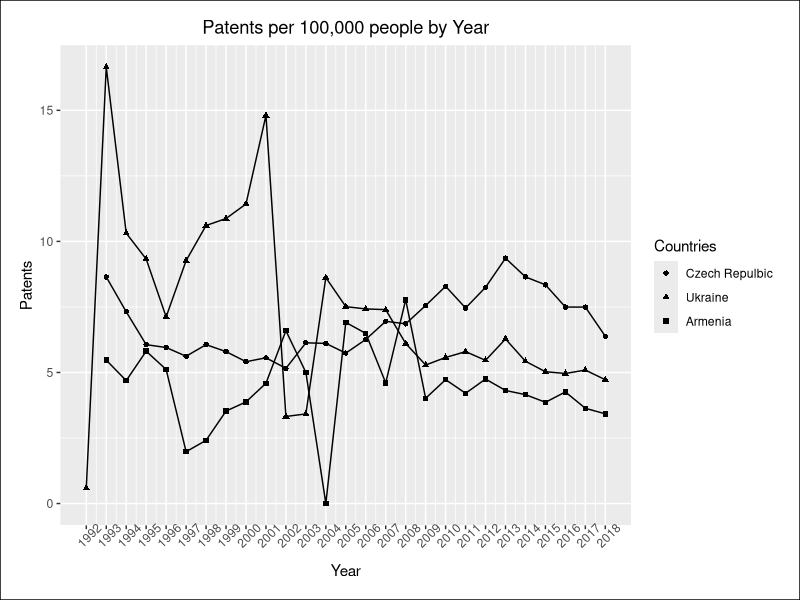
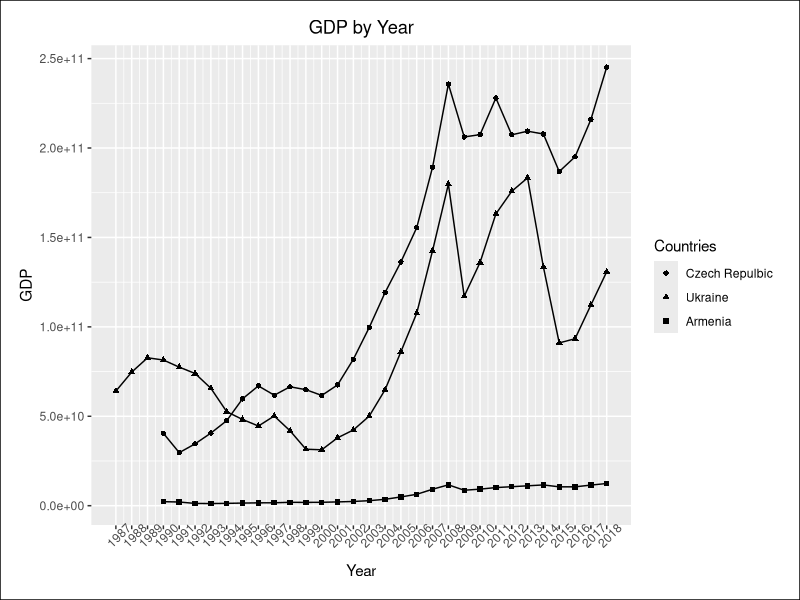
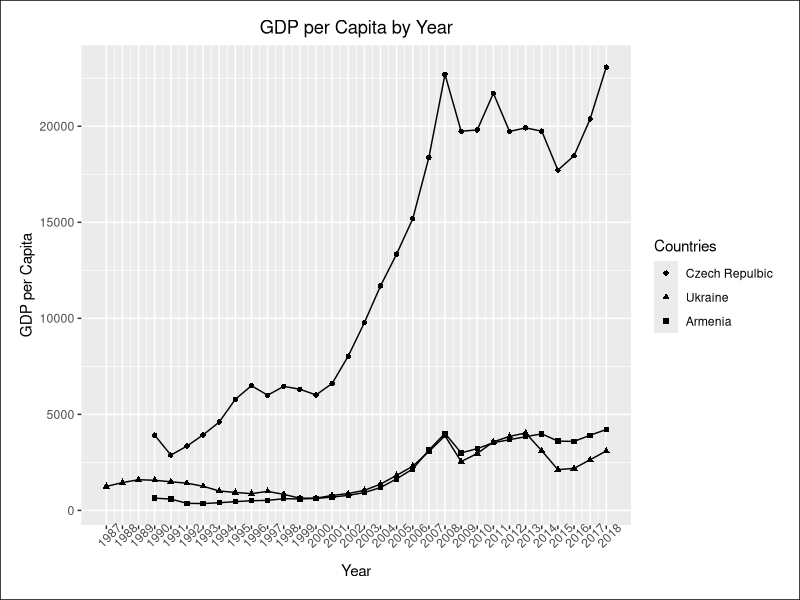
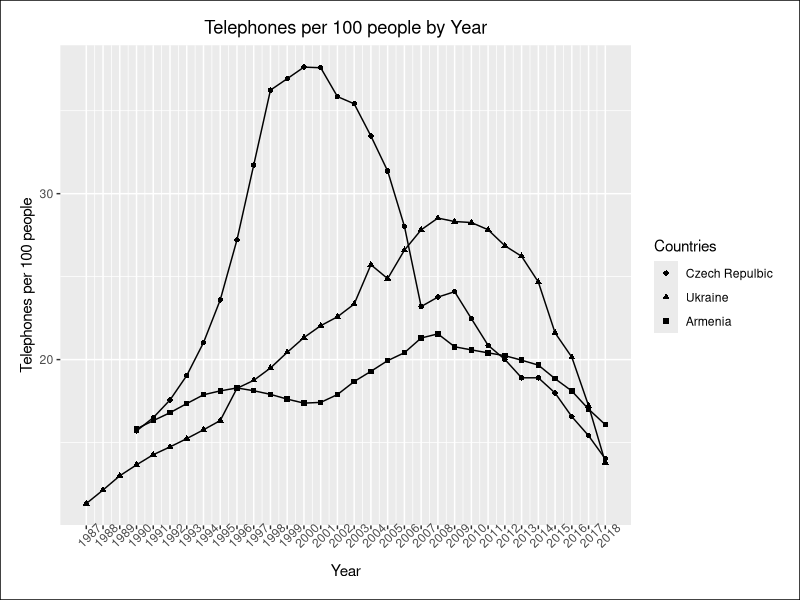
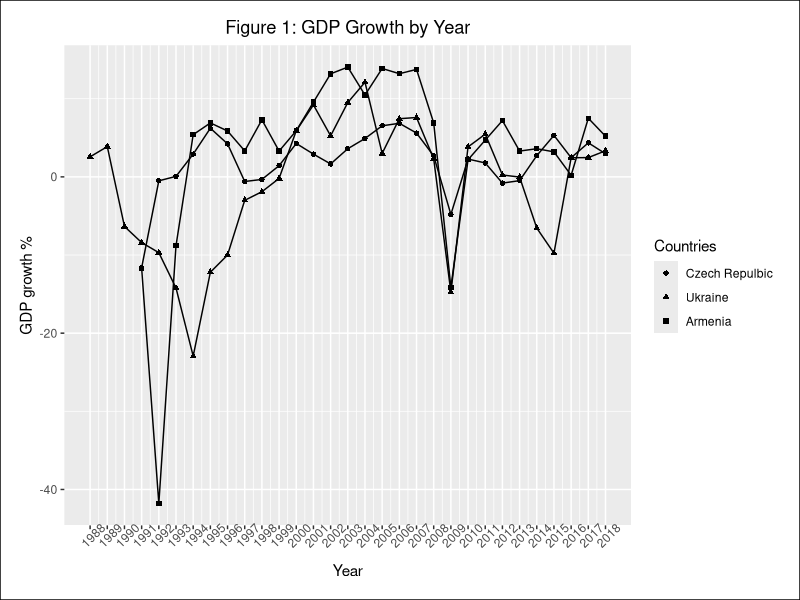
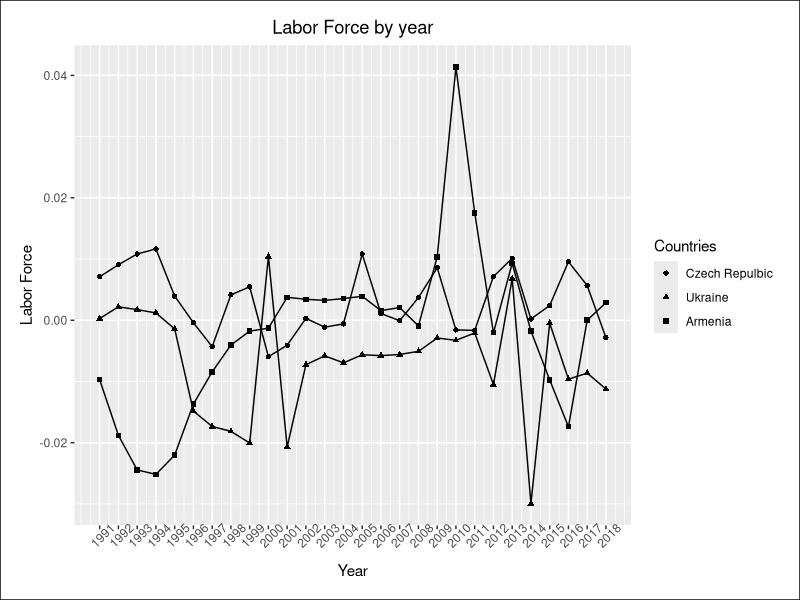
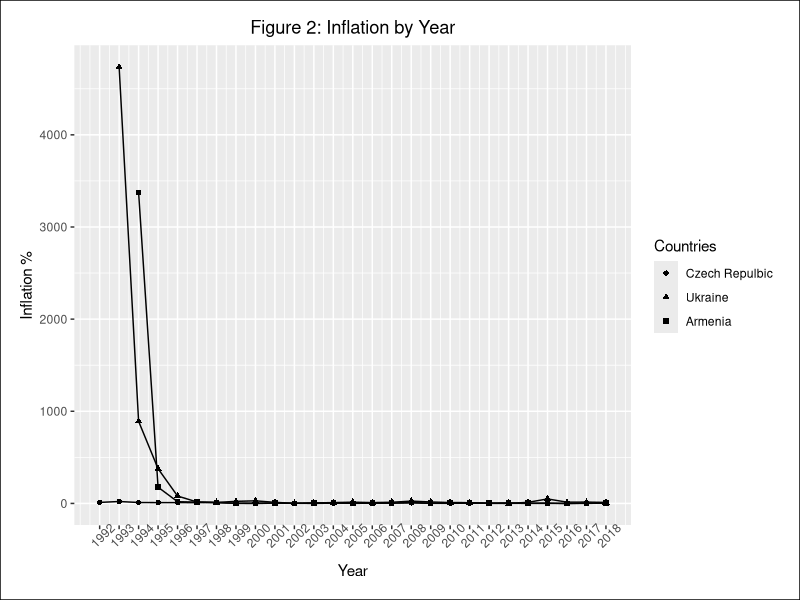
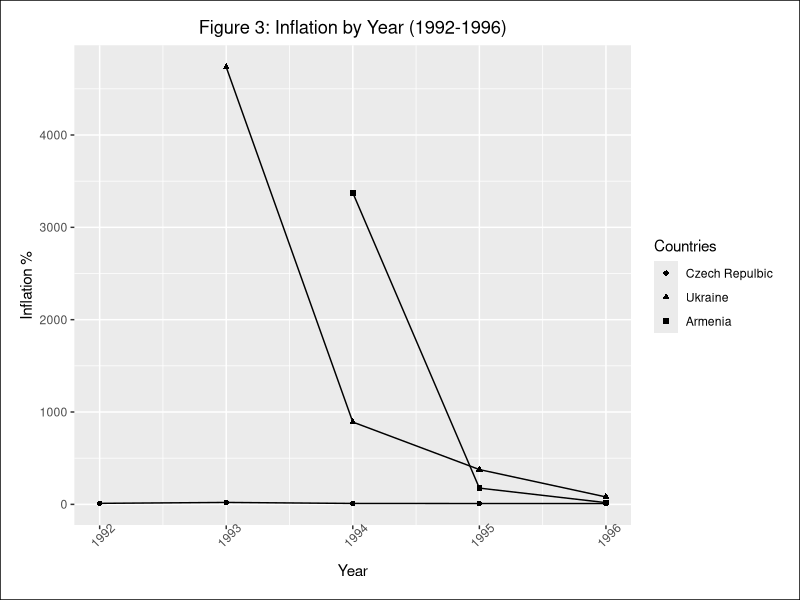

These figures' R source, in order:
library(readxl)
library(ggplot2)
library(reshape2)
library(ggforce)
library(grid)
czech_republic <- data.frame(read_excel("Data.xlsx",sheet=2))
ukraine <- data.frame(read_excel("Data.xlsx",sheet=3))
armenia <- data.frame(read_excel("Data.xlsx",sheet=4))

##################graphing function #########################

grapher <- function(title,df,y){
names(df) <- c("year","Czech Repulbic","Ukraine","Armenia")
df_melted<-melt(df,id.vars="year")
df_melted <- subset(df_melted,!is.na(df_melted$value))
xrng <- range(df_melted$year)
yrng <- range(df_melted$value)
plot<-ggplot(data=df_melted,aes(x=year,y=value,shape=variable))+
  geom_line()+
  geom_point()+
  labs(shape="Countries",y=y,title=title,x="Year")+
  theme(plot.margin = margin(0.5,0.5,0.5,0.5,"cm"),plot.background = element_rect(colour="black"),
        axis.text.x = element_text(angle =45),plot.title = element_text(hjust=0.5))+
  scale_x_continuous(breaks=unique(df_melted$year))
plot
}
###########patents##########
df <- data.frame(armenia$year,czech_republic$patents_100000,
                 ukraine$patents_100000,armenia$patents_100000)
title <- "Patents per 100,000 people by Year"
y <- "Patents"
grapher(title,df,y)


###########GDP##############
df <- data.frame(armenia$year,czech_republic$gdp,
                 ukraine$gdp,armenia$gdp)
title <- "GDP by Year"
y <- "GDP"
grapher(title,df,y)

###########GDP per capita##############
df <- data.frame(armenia$year,czech_republic$gdp_cap,
                 ukraine$gdp_cap,armenia$gdp_cap)
title <- "GDP per Capita by Year"
y <- "GDP per Capita"
grapher(title,df,y)

############telephones per 100 people#############
df <- data.frame(armenia$year,czech_republic$telephone,
                 ukraine$telephone,armenia$telephone)
title <- "Telephones per 100 people by Year"
y <- "Telephones per 100 people"
grapher(title,df,y)

#######GDP Growth###############
df <- data.frame(armenia$year,czech_republic$gdp_growth,
                 ukraine$gdp_growth,armenia$gdp_growth)
title <- "Figure 1: GDP Growth by Year"
y <- "GDP growth %"
grapher(title,df,y)

########labor force ###########
df <- data.frame(armenia$year,czech_republic$labor_growth,
                 ukraine$labor_growth,armenia$labor_growth)
title <- "Labor Force by year"
y<- "Labor Force"
grapher(title,df,y)

#######inflation############
df <- data.frame(armenia$year,czech_republic$inflation_cpi,
                 ukraine$inflation_cpi,armenia$inflation_cpi)
title <- "Figure 2: Inflation by Year"
y<- "Inflation %"
grapher(title,df,y)

#######inflation_early############
df <- data.frame(armenia$year[1:10],czech_republic$inflation_cpi[1:10],
                 ukraine$inflation_cpi[1:10],armenia$inflation_cpi[1:10])
title <- "Figure 3: Inflation by Year (1992-1996)"
y<- "Inflation %"
grapher(title,df,y)

#######inflation_late############
df <- data.frame(armenia$year[10:40],czech_republic$inflation_cpi[10:40],
                 ukraine$inflation_cpi[10:40],armenia$inflation_cpi[10:40])
title <- "Figure 4: Inflation by Year (1996-2018)"
y<- "Inflation %"
grapher(title,df,y)

###########unemployment###########
df <- data.frame(armenia$year,czech_republic$unemployment,
                 ukraine$unemployment,armenia$unemployment)
title <- "Figure 5: Unemployment by Year"
y<- "Unemployment %"
grapher(title,df,y)

##########government debt as a percentage of GDP########
df <- data.frame(armenia$year,czech_republic$debt_gdp,
                 ukraine$debt_gdp,armenia$debt_gdp)
title <- "Figure 6: Government Debt as a Percentage of GDP"
y<- "Government Debt %"
grapher(title,df,y)

############FDI as a percentage of GDP############
df <- data.frame(armenia$year,czech_republic$fdi_gdp,
                 ukraine$fdi_gdp,armenia$fdi_gdp)
title <- "Figure 8: FDI as a Percentage of GDP"
y<- "FDI Debt %"
grapher(title,df,y)

###########Gross Capital formation as a percentage of GDP########
df <- data.frame(armenia$year,czech_republic$capital_gdp,
                 ukraine$capital_gdp,armenia$capital_gdp)
title <- "Figure 7: Gross Capital Formation as a Percentage of GDP"
y<- "Gross Capital Formation %"
grapher(title,df,y)

###########Lending interest rate########
df <- data.frame(armenia$year,czech_republic$i_lend,
                 ukraine$i_lend,armenia$i_lend)
title <- "Figure 9: The Lending Interest Rate"
y<- "Lending Interest Rate %"
grapher(title,df,y)

###########Lending interest early########
df <- data.frame(armenia$year[1:14],czech_republic$i_lend[1:14],
                 ukraine$i_lend[1:14],armenia$i_lend[1:14])
title <- "Figure 10: The Lending Interest Rate (1992-2000)"
y<- "Lending Interest Rate %"
grapher(title,df,y)

###########Lending interest rate late########
df <- data.frame(armenia$year[14:40],czech_republic$i_lend[14:40],
                 ukraine$i_lend[14:40],armenia$i_lend[14:40])
title <- "Figure 11: The Lending Interest Rate (2000-2018)"
y<- "Lending Interest Rate %"
grapher(title,df,y)

